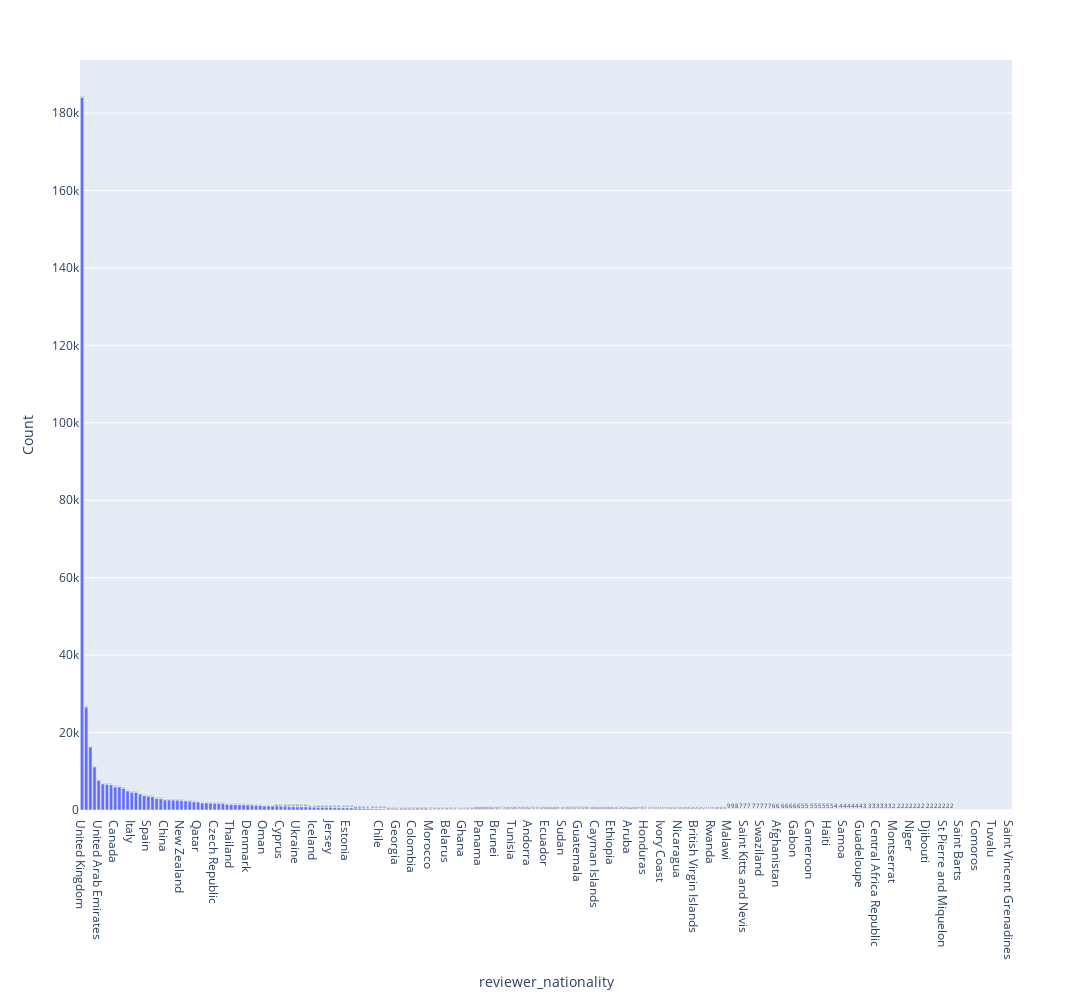

Source (notebook cell):
### Code cell
fig03_data = df_train.groupby(['reviewer_nationality'], as_index=False)['hotel_address'].count()
fig03_data.rename(columns={'hotel_address': 'Count'}, inplace = True)
fig03_data.sort_values(by='Count', ascending=False, inplace=True)
display(fig03_data)

fig03 = px.bar(
    fig03_data,
    x='reviewer_nationality',
    y='Count',
    text='Count',
    height=1000, width=1500,
    #title='Распределение клиентов по количеству услуг',
    #labels={'NumOfProducts': 'Количество услуг', 'Count': 'Число клиентов', 'Status': 'Статус клиента'}
)
fig03.show()

### Figure 1 — Plotly figure (JSON) as saved in the notebook; plotly's stock layout.template omitted (floating-point values rounded to 4 significant figures; data arrays with more than 128 entries replaced by an {"elided": "..."} marker saying what was removed)
{"data": [{"alignmentgroup": "True", "hovertemplate": "reviewer_nationality=%{x}<br>Count=%{text}<extra></extra>", "legendgroup": "", "marker": {"color": "#636efa", "pattern": {"shape": ""}}, "name": "", "offsetgroup": "", "orientation": "v", "showlegend": false, "text": {"elided": "225 int values"}, "textposition": "auto", "type": "bar", "x": {"elided": "225 str values"}, "xaxis": "x", "y": {"elided": "225 int values"}, "yaxis": "y"}], "layout": {"barmode": "relative", "height": 1000, "legend": {"tracegroupgap": 0}, "margin": {"t": 60}, "width": 1500, "xaxis": {"anchor": "y", "domain": [0, 1], "title": {"text": "reviewer_nationality"}}, "yaxis": {"anchor": "x", "domain": [0, 1], "title": {"text": "Count"}}}}
